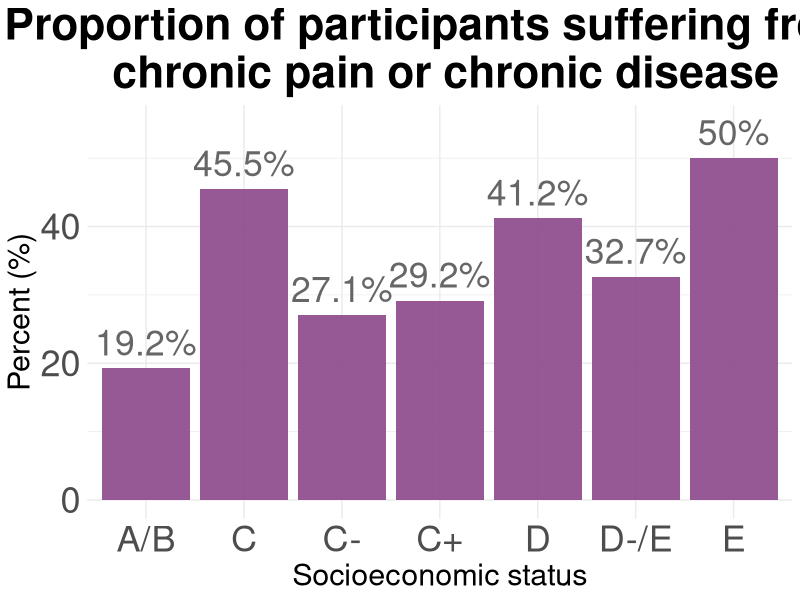
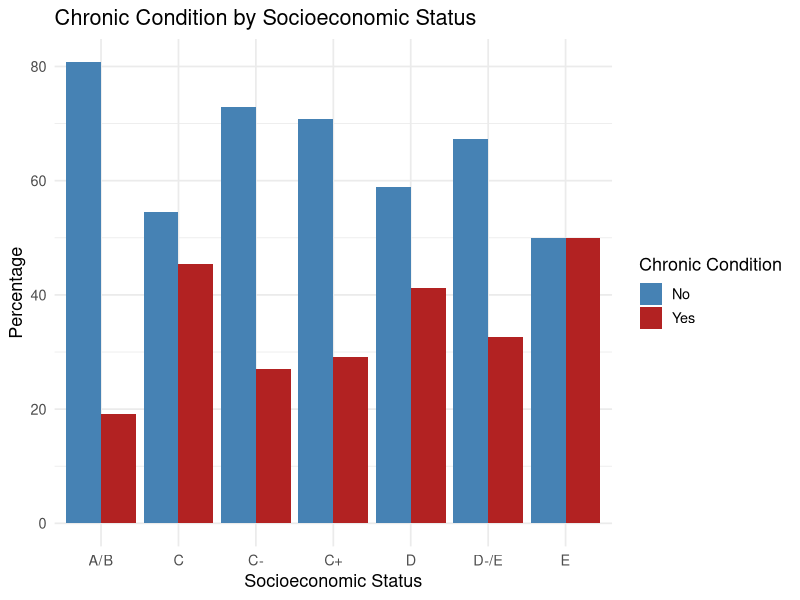
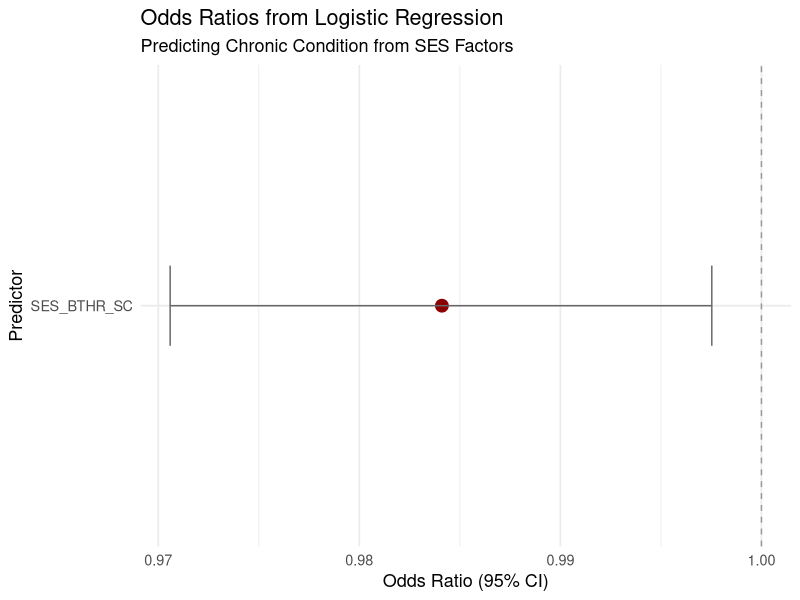
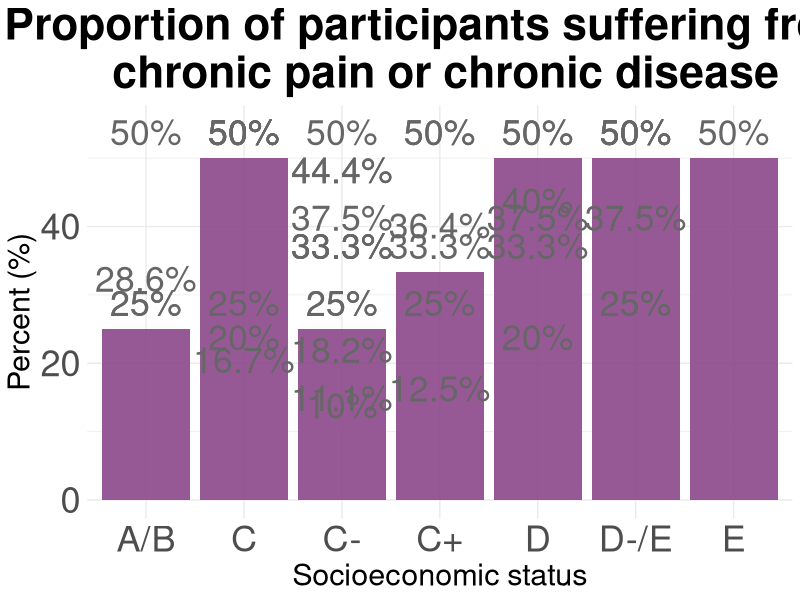

These charts were generated, in order, by the following R code: (Note: this script raises an error after producing the figures.)
## ---- chunk 1
knitr::opts_chunk$set(echo = TRUE)
## ---- chunk 2
# Load libraries
library(dplyr)
library(ggplot2)
library(tidyr)
library(broom)
library(ggpubr)
library(patchwork)
library(corrplot)

# Load your data
df <- read.csv("./data/Cleaned_Dataset_Screening_HWISE_PSS_V3.csv")

# View summary
glimpse(df)
## ---- chunk 3

#Loading file and setting empty cells as "NAs"
d <- read.csv("./data/01.SCREENING.csv", stringsAsFactors = TRUE, na.strings = c("", " ","NA", "N/A"))


 # extract duplicates and compare values (removed manually for now)
dup <- d$ID[duplicated(d$ID)] 
length(dup) # 38
print(dup)

# remove duplicates
d <- d[!duplicated(d$ID),]
# confirm total number of participants
length(unique(d$ID)) # 433 rows, but 394 participants


# What numbers are missing? 
ID <- as.ordered(d$ID)
# first trip
setdiff(1:204, ID)
nrow(d[d$ID <=250,])

# second trip
setdiff(301:497, ID)
nrow(d[d$ID >=250,])

nrow(d)


 #make ID number the row names
rownames(d) <- d$ID

# Code NAs
d[d=='NA'] <- NA
d <- d %>% 
    replace_na()

# Count rows with NAs
nrow(d[rowSums(is.na(d)) > 0,]) # 12 rows
nrow(d[!complete.cases(d),]) # 12 rows

#NAs <- d[rowSums(is.na(d))> 0,]
#write.table(NAs, "240301_SES_Age_NAs.csv", row.names=FALSE)

# Select useful information
d <- d %>% 
  select(ID, SES_EDU_SC, SES_BTHR_SC, SES_CAR_SC, SES_INT_SC, SES_WRK_SC, SES_BEDR_SC)

# transform factors to numbers
for (i in c(2:length(d))) {
    d[,i] <- as.numeric(as.character(d[,i]))
}

# Keep rows with no missing data
d <- d[complete.cases(d),] # - 9 (dup)  # total 382 complete cases, total 394
nrow(d)
head(d)
#write.csv(d, paste("./cleaned/", date, "_SES_clean.csv", sep=""))


# Calcular total SES score
d$SES_score <- rowSums(d[2:7], na.rm = TRUE)

# SES categories
d$SES <- ifelse(d$SES_score <= 47,"E", 
                ifelse(d$SES_score <= 89, "D-/E", 
                       ifelse(d$SES_score <= 111, "D", 
                              ifelse(d$SES_score <= 135, "C-",
                                     ifelse(d$SES_score <= 165, "C",
                                            ifelse(d$SES_score <= 204, "C+",
                                                   "A/B"))))))
head(d)
## ---- chunk 4

#Loading file and setting empty cells as "NAs"
c <- read.csv("./data/Chronic_pain_illness.csv", stringsAsFactors = TRUE, na.strings = c("", " ","NA", "N/A"))

c$chronic <- as.factor(ifelse(c$HLTH_CPAIN_CAT == 1 | c$HLTH_CDIS_CAT == 1, "Yes", "No"))

m <- merge(d,c, by="ID")
dim(m)
m[m =='NA'] <- NA
m <- m %>% 
    replace_na()
m <- m %>% 
  drop_na()

m %>%
  group_by(SES) %>%
  summarise(n_total = n())


agg<- count(m, SES, chronic)
agg2 <- pivot_wider(agg, 
            names_from = chronic,
            values_from = n)
agg2$Total <- agg2$Yes/(agg2$Yes + agg2$No)*100

#png(file= "HLTH_counts_by_SES.png", width = 700, height = 800 )
ggplot(agg2, aes(x = SES, y = Total)) +
    geom_bar(stat= "identity", fill = "orchid4", alpha = 0.9) +
     ylim(0, 55) + 
   theme_minimal()  +
   geom_text(aes(label = paste(round(Total, 1), "%", sep="")), 
            vjust = -0.5, 
            colour = "gray40", 
            size = 9) +
   theme(
    plot.title = element_text(hjust = 0.5, 
                              size = 32, face = "bold"),
    axis.title = element_text(size = 22),  
    axis.text = element_text(size = 26)  
  ) + 
  labs(title="Proportion of participants suffering from \n chronic pain or chronic disease") +
  xlab("Socioeconomic status") +
  ylab("Percent (%)")  

#dev.off()

data <- m
# Step 1: Create a frequency table by SES and chronic condition
plot_data <- data %>%
  count(SES, chronic) %>%
  group_by(SES) %>%
  mutate(percent = 100 * n / sum(n))

# Step 2: Plot as grouped bar chart (percentage)
ggplot(plot_data, aes(x = SES, y = percent, fill = chronic)) +
  geom_bar(stat = "identity", position = "dodge") +
  scale_fill_manual(values = c("No" = "steelblue", "Yes" = "firebrick")) +
  labs(
    title = "Chronic Condition by Socioeconomic Status",
    x = "Socioeconomic Status",
    y = "Percentage",
    fill = "Chronic Condition"
  ) +
  theme_minimal(base_size = 13)


## ---- chunk 5
# Sample dataframe (assumes it's already loaded as `data`)
data <- m
data$chronic <- factor(data$chronic, levels = c("No", "Yes"))
# Model 1: Overall SES score
m1 <- glm(chronic ~ SES_score, data = data, family = "binomial")

# Model 2: Overall SES category
m2 <- glm(chronic ~ SES, data = data, family = "binomial")

# Model 3: Individual SES components
m3 <- glm(chronic ~ SES_EDU_SC + SES_BTHR_SC + SES_CAR_SC + SES_INT_SC +
            SES_WRK_SC + SES_BEDR_SC, data = data, family = "binomial")

# Model 4: Components + categorical SES
m4 <- glm(chronic ~ SES + SES_EDU_SC + SES_BTHR_SC + SES_CAR_SC + SES_INT_SC +
            SES_WRK_SC + SES_BEDR_SC, data = data, family = "binomial")

# Model 5: SES components + interactions
m5 <- glm(chronic ~ SES_EDU_SC * SES_WRK_SC +
                    SES_BTHR_SC * SES_INT_SC +
                    SES_CAR_SC +
                    SES_BEDR_SC, 
          data = data, family = "binomial")

# Each model includes one SES component
m6 <- glm(chronic ~ SES_EDU_SC, data = data, family = "binomial")
m7 <- glm(chronic ~ SES_BTHR_SC, data = data, family = "binomial")
m8 <- glm(chronic ~ SES_CAR_SC, data = data, family = "binomial")
m9 <- glm(chronic ~ SES_INT_SC, data = data, family = "binomial")
m10 <- glm(chronic ~ SES_WRK_SC, data = data, family = "binomial")
m11 <- glm(chronic ~ SES_BEDR_SC, data = data, family = "binomial")
m12 <- glm(chronic ~ SES_EDU_SC + SES_BTHR_SC + SES_CAR_SC +
                     SES_INT_SC + SES_WRK_SC + SES_BEDR_SC,
           data = data, family = "binomial")


aic_table <- AIC(m1, m2, m3, m4, m5, m6, m7, m8, m9, m10 , m11, m12) %>%
  as.data.frame() %>%
  arrange(AIC)

print(aic_table)

m7
m11
m4
m1

best_model <- m7  # or whichever had lowest AIC

tidy_model <- tidy(best_model, conf.int = TRUE, exponentiate = TRUE) %>%
  filter(term != "(Intercept)")

ggplot(tidy_model, aes(x = reorder(term, estimate), y = estimate)) +
  geom_point(size = 4, color = "darkred") +
  geom_errorbar(aes(ymin = conf.low, ymax = conf.high), width = 0.2, color = "gray40") +
  geom_hline(yintercept = 1, linetype = "dashed", color = "gray60") +
  coord_flip() +
  labs(title = "Odds Ratios from Logistic Regression",
       subtitle = "Predicting Chronic Condition from SES Factors",
       x = "Predictor",
       y = "Odds Ratio (95% CI)") +
  theme_minimal(base_size = 13)

## ---- chunk 6
f<-read.csv("./data/02.HWISE_PSS.csv")
# Add more info to file
dim(f)
f$ID <- as.factor(f$ID)

# Calculate total score PSS per participant
f$t_pss <- 0
# change positive statements to negative values
pss <- c(20, 21, 22, 23, 25, 26, 29)
for (i in pss) {f[i] <- f[i]*-1 }
    for (i in 1:nrow(f)) { 
    sum(f[i, c(18:31)]) -> f$Total_PSS[i]
}
summary(f$Total_PSS)

pss <- merge(m,f, by="ID")
dim(pss)
pss[pss =='NA'] <- NA

agg<- count(pss, SES, chronic, Total_PSS)
agg2 <- pivot_wider(agg, 
            names_from = chronic,
            values_from = n)
agg2$Total <- agg2$Yes/(agg2$Yes + agg2$No)*100

#png(file= "HLTH_counts_by_SES.png", width = 700, height = 800 )
ggplot(agg2, aes(x = SES, y = Total)) +
    geom_bar(stat= "identity", fill = "orchid4", alpha = 0.9) +
     ylim(0, 55) + 
   theme_minimal()  +
   geom_text(aes(label = paste(round(Total, 1), "%", sep="")), 
            vjust = -0.5, 
            colour = "gray40", 
            size = 9) +
   theme(
    plot.title = element_text(hjust = 0.5, 
                              size = 32, face = "bold"),
    axis.title = element_text(size = 22),  
    axis.text = element_text(size = 26)  
  ) + 
  labs(title="Proportion of participants suffering from \n chronic pain or chronic disease") +
  xlab("Socioeconomic status") +
  ylab("Percent (%)")  
#dev.off()


## ---- chunk 7
# Create binary variable: 1 = has chronic pain or disease
data <- df %>%
  mutate(chronic_any = ifelse(HLTH_CPAIN_CAT == 1 | HLTH_CDIS_CAT == 1, 1, 0)) %>%
  mutate(chronic_any = factor(chronic_any, labels = c("No chronic condition", "Chronic condition")))
data <- data %>% 
  filter(!is.na(chronic_any)) 
dim(data)
## ---- chunk 8
# Summary stats by chronic condition
data %>%
  group_by(chronic_any) %>%
  summarise(
    mean_pss = mean(PSS_TOTAL, na.rm = TRUE),
    sd_pss = sd(PSS_TOTAL, na.rm = TRUE),
    mean_ses = mean(SES_SC_Total, na.rm = TRUE),
    sd_ses = sd(SES_SC_Total, na.rm = TRUE),
    n = n()
  )

## ---- chunk 9
# PSS comparison
wilcox.test(PSS_TOTAL ~ chronic_any, data = data)

# SES comparison
wilcox.test(SES_SC_Total ~ chronic_any, data = data)

## ---- chunk 10

# Stress and SES by chronic condition
p1 <- ggplot(data, aes(x = chronic_any, y = PSS_TOTAL, fill = chronic_any)) +
  geom_point(aes(alpha = 0.8,  color = chronic_any), position = position_dodge2(width = 0.6)) +
  geom_violin(alpha = 0.3) +
  geom_boxplot(alpha = 0.8, width = 0.15) +
  labs(title = "Perceived Stress (PSS)", y = "PSS Score", x = NULL) +
  theme_minimal() +
  theme(legend.position = "none")

p2 <- ggplot(data, aes(x = chronic_any, y = SES_SC_Total, fill = chronic_any)) +
  geom_point(aes(alpha = 0.8,  color = chronic_any), position = position_dodge2(width = 0.6)) +
  geom_violin(alpha = 0.3) +
  geom_boxplot(alpha = 0.8, width = 0.15) +
  labs(title = "Socioeconomic Status", y = "SES Score", x = NULL) +
  theme_minimal() +
  theme(legend.position = "none")

# Combine plots
p1 + p2


## ---- chunk 11
# Correlation matrix
cor_data <- data %>%
  select(PSS_TOTAL, SES_SC_Total, HW_TOTAL, D_AGE) %>%
  drop_na()

cor_matrix <- cor(cor_data)
corrplot(cor_matrix, method = "circle", type = "upper", tl.col = "black")

## ---- chunk 12
data <- data %>%
  mutate(chronic_any_binary = ifelse(chronic_any == "Chronic condition", 1, 0))

model <- glm(chronic_any_binary ~ PSS_TOTAL + SES_SC_Total + D_AGE, data = data, family = "binomial")

summary(model)
exp(cbind(OR = coef(model), confint(model)))

## ---- chunk 13

library(broom)
model_tidy <- tidy(model, conf.int = TRUE, exponentiate = TRUE)

ggplot(model_tidy, aes(x = reorder(term, estimate), y = estimate)) +
  geom_point(size = 4, color = "darkred") +
  geom_errorbar(aes(ymin = conf.low, ymax = conf.high), width = 0.2) +
  geom_hline(yintercept = 1, linetype = "dashed") +
  coord_flip() +
  labs(title = "Odds Ratios for Chronic Condition",
       x = "Predictor", y = "Odds Ratio (95% CI)") +
  theme_minimal()

## ---- chunk 14
interaction_model <- glm(chronic_any_binary ~ PSS_TOTAL * SES_SC_Total + D_AGE,
                         data = data, family = "binomial")

summary(interaction_model)

## ---- chunk 15
library(dplyr)
library(ggplot2)
library(broom)

# Combine chronic pain + chronic disease
data <- data %>%
  mutate(chronic_any = ifelse(HLTH_CPAIN_CAT == 1 | HLTH_CDIS_CAT == 1, 1, 0),
         chronic_any = factor(chronic_any, levels = c(0,1)),
         chronic_any_binary = as.numeric(as.character(chronic_any)))  # for glm

# Model 1: Stress only
m1 <- glm(chronic_any_binary ~ PSS_TOTAL, data = data, family = "binomial")

# Model 2: SES only
m2 <- glm(chronic_any_binary ~ SES_SC_Total, data = data, family = "binomial")

# Model 3: Stress + SES
m3 <- glm(chronic_any_binary ~ PSS_TOTAL + SES_SC_Total, data = data, family = "binomial")

# Model 4: Add age
m4 <- glm(chronic_any_binary ~ PSS_TOTAL + SES_SC_Total + D_AGE, data = data, family = "binomial")

# Model 5: Add water insecurity
m5 <- glm(chronic_any_binary ~ PSS_TOTAL + SES_SC_Total + D_AGE + HW_TOTAL, data = data, family = "binomial")


AIC_table <- AIC(m1, m2, m3, m4, m5) %>%
  as.data.frame() %>%
  arrange(AIC)

print(AIC_table)


best_model <- m5  # or choose based on AIC_table

model_summary <- tidy(best_model, conf.int = TRUE, exponentiate = TRUE) %>%
  filter(term != "(Intercept)")

ggplot(model_summary, aes(x = reorder(term, estimate), y = estimate)) +
  geom_point(size = 4, color = "darkblue") +
  geom_errorbar(aes(ymin = conf.low, ymax = conf.high), width = 0.2) +
  geom_hline(yintercept = 1, linetype = "dashed", color = "gray60") +
  coord_flip() +
  labs(
    title = "Odds Ratios for Predicting Chronic Condition",
    subtitle = "Best model based on AIC",
    x = "Predictor",
    y = "Odds Ratio (95% CI)"
  ) +
  theme_minimal()

# Interaction: Stress × SES
m_interact <- glm(chronic_any_binary ~ PSS_TOTAL * SES_SC_Total + D_AGE + HW_TOTAL,
                  data = data, family = "binomial")
summary(m_interact)


tidy_interact <- tidy(m_interact, conf.int = TRUE, exponentiate = TRUE) %>%
  filter(term != "(Intercept)")

ggplot(tidy_interact, aes(x = reorder(term, estimate), y = estimate)) +
  geom_point(size = 4, color = "darkred") +
  geom_errorbar(aes(ymin = conf.low, ymax = conf.high), width = 0.2) +
  geom_hline(yintercept = 1, linetype = "dashed", color = "gray60") +
  coord_flip() +
  labs(
    title = "Odds Ratios with Stress × SES Interaction",
    x = "Predictor",
    y = "Odds Ratio (95% CI)"
  ) +
  theme_minimal()

# Create Predicted Probabilities Across SES Levels
#We’ll generate predicted probabilities of chronic condition at low, medium, and #high SES across a range of PSS (stress) values.

# Create a new data pr predictions
newdata <- expand.grid(
  PSS_TOTAL = seq(min(data$PSS_TOTAL, na.rm = TRUE),
                  max(data$PSS_TOTAL, na.rm = TRUE), length.out = 100),
  SES_SC_Total = quantile(data$SES_SC_Total, probs = c(0.25, 0.5, 0.75), na.rm = TRUE),
  D_AGE = mean(data$D_AGE, na.rm = TRUE),
  HW_TOTAL = mean(data$HW_TOTAL, na.rm = TRUE)
)

# Add a label for SES group
newdata$SES_group <- factor(newdata$SES_SC_Total,
                            labels = c("Low SES", "Medium SES", "High SES"))

# Predict probabilities
newdata$predicted <- predict(m_interact, newdata, type = "response")
ggplot(newdata, aes(x = PSS_TOTAL, y = predicted, color = SES_group)) +
  geom_line(size = 1.2) +
  labs(
    title = "Interaction of Stress and SES on Chronic Condition Risk",
    subtitle = "Predicted probability of chronic condition",
    x = "Perceived Stress Score",
    y = "Predicted Probability",
    color = "SES Level"
  ) +
  theme_minimal(base_size = 14) +
  scale_color_manual(values = c("Low SES" = "firebrick", "Medium SES" = "steelblue", "High SES" = "forestgreen")) +
  theme(legend.position = "top")


